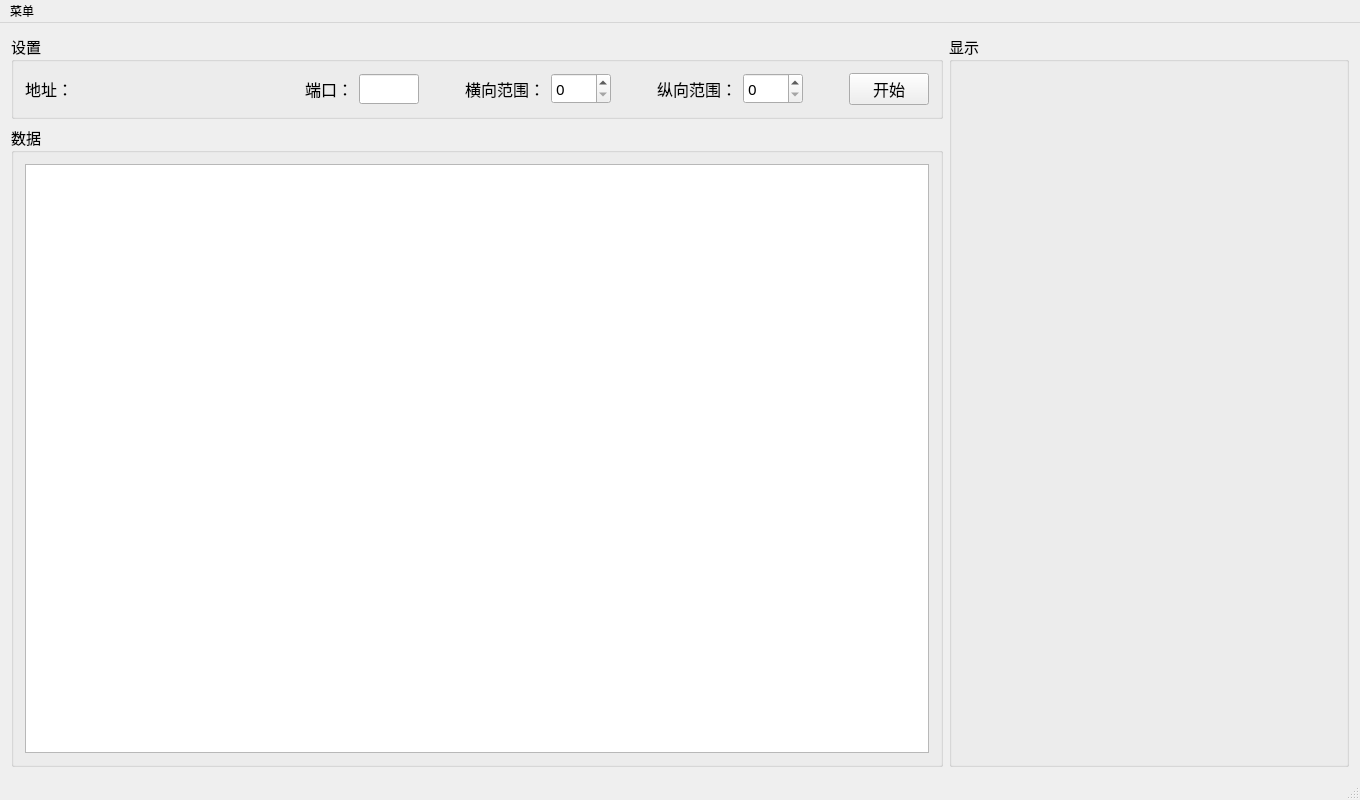
<?xml version="1.0" encoding="UTF-8"?>
<ui version="4.0">
 <class>Leida</class>
 <widget class="QMainWindow" name="Leida">
  <property name="geometry">
   <rect>
    <x>0</x>
    <y>0</y>
    <width>1360</width>
    <height>800</height>
   </rect>
  </property>
  <property name="windowTitle">
   <string>Leida</string>
  </property>
  <widget class="QWidget" name="centralWidget">
   <layout class="QGridLayout" name="gridLayout">
    <item row="0" column="0">
     <widget class="QGroupBox" name="groupSet">
      <property name="font">
       <font>
        <family>华文楷体</family>
        <pointsize>11</pointsize>
       </font>
      </property>
      <property name="title">
       <string>设置</string>
      </property>
      <layout class="QGridLayout" name="gridLayout_2">
       <item row="0" column="0">
        <widget class="QLabel" name="addrLab">
         <property name="sizePolicy">
          <sizepolicy hsizetype="Preferred" vsizetype="Preferred">
           <horstretch>0</horstretch>
           <verstretch>0</verstretch>
          </sizepolicy>
         </property>
         <property name="font">
          <font>
           <family>黑体</family>
           <pointsize>12</pointsize>
          </font>
         </property>
         <property name="text">
          <string>地址：</string>
         </property>
        </widget>
       </item>
       <item row="0" column="1">
        <widget class="IpAddrEdit" name="addrInput" native="true">
         <property name="minimumSize">
          <size>
           <width>180</width>
           <height>10</height>
          </size>
         </property>
        </widget>
       </item>
       <item row="0" column="2">
        <spacer name="horizontalSpacer_3">
         <property name="orientation">
          <enum>Qt::Horizontal</enum>
         </property>
         <property name="sizeHint" stdset="0">
          <size>
           <width>40</width>
           <height>20</height>
          </size>
         </property>
        </spacer>
       </item>
       <item row="0" column="3">
        <widget class="QLabel" name="portLab">
         <property name="font">
          <font>
           <family>黑体</family>
           <pointsize>12</pointsize>
          </font>
         </property>
         <property name="text">
          <string>端口：</string>
         </property>
        </widget>
       </item>
       <item row="0" column="4">
        <widget class="QLineEdit" name="portInput">
         <property name="minimumSize">
          <size>
           <width>60</width>
           <height>25</height>
          </size>
         </property>
         <property name="maximumSize">
          <size>
           <width>60</width>
           <height>16777215</height>
          </size>
         </property>
        </widget>
       </item>
       <item row="0" column="5">
        <spacer name="horizontalSpacer_5">
         <property name="orientation">
          <enum>Qt::Horizontal</enum>
         </property>
         <property name="sizeHint" stdset="0">
          <size>
           <width>40</width>
           <height>20</height>
          </size>
         </property>
        </spacer>
       </item>
       <item row="0" column="6">
        <widget class="QLabel" name="xLab">
         <property name="font">
          <font>
           <family>黑体</family>
           <pointsize>12</pointsize>
           <weight>50</weight>
           <bold>false</bold>
          </font>
         </property>
         <property name="text">
          <string>横向范围：</string>
         </property>
        </widget>
       </item>
       <item row="0" column="7">
        <widget class="QSpinBox" name="xInput">
         <property name="minimumSize">
          <size>
           <width>60</width>
           <height>25</height>
          </size>
         </property>
        </widget>
       </item>
       <item row="0" column="8">
        <spacer name="horizontalSpacer_7">
         <property name="orientation">
          <enum>Qt::Horizontal</enum>
         </property>
         <property name="sizeHint" stdset="0">
          <size>
           <width>40</width>
           <height>20</height>
          </size>
         </property>
        </spacer>
       </item>
       <item row="0" column="9">
        <widget class="QLabel" name="yLab">
         <property name="font">
          <font>
           <family>黑体</family>
           <pointsize>12</pointsize>
          </font>
         </property>
         <property name="text">
          <string>纵向范围：</string>
         </property>
        </widget>
       </item>
       <item row="0" column="10">
        <widget class="QSpinBox" name="yInput">
         <property name="minimumSize">
          <size>
           <width>60</width>
           <height>25</height>
          </size>
         </property>
        </widget>
       </item>
       <item row="0" column="11">
        <spacer name="horizontalSpacer_9">
         <property name="orientation">
          <enum>Qt::Horizontal</enum>
         </property>
         <property name="sizeHint" stdset="0">
          <size>
           <width>40</width>
           <height>20</height>
          </size>
         </property>
        </spacer>
       </item>
       <item row="0" column="12">
        <widget class="QPushButton" name="startBtn">
         <property name="font">
          <font>
           <family>黑体</family>
           <pointsize>12</pointsize>
          </font>
         </property>
         <property name="text">
          <string>开始</string>
         </property>
        </widget>
       </item>
      </layout>
     </widget>
    </item>
    <item row="0" column="1" rowspan="2">
     <widget class="QGroupBox" name="groupView">
      <property name="font">
       <font>
        <family>华文楷体</family>
        <pointsize>11</pointsize>
       </font>
      </property>
      <property name="title">
       <string>显示</string>
      </property>
      <layout class="QGridLayout" name="gridLayout_4">
       <item row="0" column="0">
        <widget class="QCustomPlot" name="viewWidget" native="true">
         <property name="sizePolicy">
          <sizepolicy hsizetype="Expanding" vsizetype="Expanding">
           <horstretch>0</horstretch>
           <verstretch>0</verstretch>
          </sizepolicy>
         </property>
         <property name="layoutDirection">
          <enum>Qt::LeftToRight</enum>
         </property>
        </widget>
       </item>
      </layout>
     </widget>
    </item>
    <item row="1" column="0">
     <widget class="QGroupBox" name="groupData">
      <property name="sizePolicy">
       <sizepolicy hsizetype="Preferred" vsizetype="Preferred">
        <horstretch>0</horstretch>
        <verstretch>0</verstretch>
       </sizepolicy>
      </property>
      <property name="font">
       <font>
        <family>华文楷体</family>
        <pointsize>11</pointsize>
       </font>
      </property>
      <property name="title">
       <string>数据</string>
      </property>
      <layout class="QGridLayout" name="gridLayout_3">
       <item row="0" column="0">
        <widget class="QTableView" name="tableView"/>
       </item>
      </layout>
     </widget>
    </item>
   </layout>
  </widget>
  <widget class="QMenuBar" name="menuBar">
   <property name="geometry">
    <rect>
     <x>0</x>
     <y>0</y>
     <width>1360</width>
     <height>23</height>
    </rect>
   </property>
   <widget class="QMenu" name="menu">
    <property name="title">
     <string>菜单</string>
    </property>
    <addaction name="exit"/>
   </widget>
   <addaction name="menu"/>
  </widget>
  <widget class="QStatusBar" name="statusBar"/>
  <action name="exit">
   <property name="text">
    <string>退出</string>
   </property>
  </action>
 </widget>
 <layoutdefault spacing="6" margin="11"/>
 <customwidgets>
  <customwidget>
   <class>IpAddrEdit</class>
   <extends>QWidget</extends>
   <header>ipaddredit.h</header>
   <container>1</container>
  </customwidget>
  <customwidget>
   <class>QCustomPlot</class>
   <extends>QWidget</extends>
   <header>qcustomplot.h</header>
   <container>1</container>
  </customwidget>
 </customwidgets>
 <resources/>
 <connections>
  <connection>
   <sender>menuBar</sender>
   <signal>triggered(QAction*)</signal>
   <receiver>Leida</receiver>
   <slot>close()</slot>
   <hints>
    <hint type="sourcelabel">
     <x>479</x>
     <y>11</y>
    </hint>
    <hint type="destinationlabel">
     <x>479</x>
     <y>269</y>
    </hint>
   </hints>
  </connection>
 </connections>
</ui>
